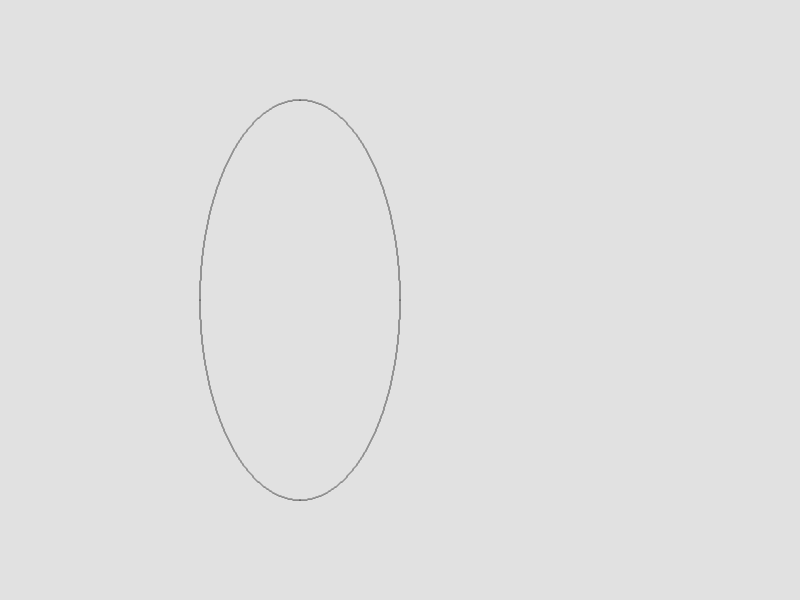
Frame 1 (no input)
Frame 60 (no input): identical to frame 1, image omitted
Frame 120 (the mouse pressed at the canvas centre since frame 60): identical to frame 1, image omitted

The p5.js sketch that drew this single still picture (run headless with seeded random() and noise() and a simulated clock; from frame 60 on, the mouse is pressed at the canvas centre):

// p5.js sketch
// ── sketch.js
function setup() {
    createCanvas(displayWidth, displayHeight);
}

function draw() {
    background(225);
    midpoint_ellipse_drawing(300, 300, 100, 200)
}

function midpoint_ellipse_drawing(xc, yc, rx, ry) {
    let x = 0,
        y = ry
    point(x + xc, y + yc)
    point(-x + xc, y + yc)
    point(x + xc, -y + yc)
    point(-x + xc, -y + yc)
    let p1, p2

    // for region 1
    p1 = (ry * ry) - (rx * rx * ry) + (0.25 * rx * rx)
    while ((2 * ry * ry * x) <= (2 * rx * rx * y)) {
        if (p1 < 0) {
            x = x + 1
            p1 = p1 + (2 * ry * ry * x) + (ry * ry)
        } else {
            x = x + 1
            y = y - 1
            p1 = p1 + (2 * ry * ry * x) - (2 * rx * rx * y) + (ry * ry)
        }
        point(x + xc, y + yc)
        point(-x + xc, y + yc)
        point(x + xc, -y + yc)
        point(-x + xc, -y + yc)
    }

    // for region 2
    p2 = ((x + 0.5) * (x + 0.5) * ry * ry) + ((y - 1) * (y - 1) * rx * rx) - (rx * rx * ry * ry)
    while (y != 0) {
        if (p2 > 0) {
            y = y - 1
            p2 = p2 - (2 * y * rx * rx) + (rx * rx)
        } else {
            x = x + 1
            y = y - 1
            p2 = p2 - (2 * y * rx * rx) + (2 * x * ry * ry) + (rx * rx)
        }
        point(x + xc, y + yc)
        point(-x + xc, y + yc)
        point(x + xc, -y + yc)
        point(-x + xc, -y + yc)
    }
}
